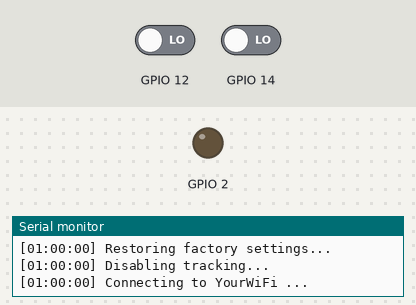
The program below on a simulated ESP8266 (NodeMCU). On the bench: output pins drawn as LEDs (lit = HIGH), the last lines printed to the serial monitor. Inputs (shaded band) come from the test bench; at power-on: GPIO 12 LOW, GPIO 14 LOW. Network time is answered at once with the bench clock; the local clock reads 2024-03-15 10:24:30 at power-on unless the program sets it; storage starts empty; EEPROM starts erased.

Above: at 0.1 s.
At 1.6 s:
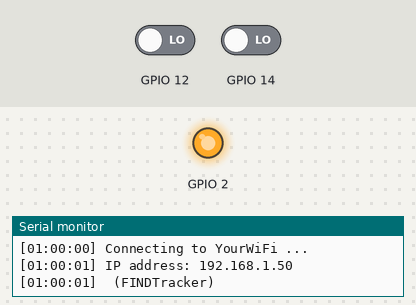
Timing chart, 0 to 3.1 s (numbered marks = the images above):
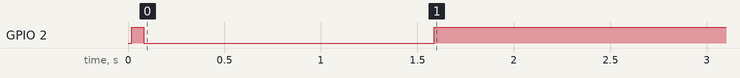

Measured:
- by itself, GPIO 2: HIGH → LOW at 0.08 s, → HIGH 1.5 s later

The program:

main.cpp
```cpp
#include <Arduino.h>
#include <ESP8266WiFi.h>
#include <ArduinoJson.h>
#include <DNSServer.h>
#include <Ticker.h>

#include "helpers.hpp"
#include "defaults.hpp"
#include "radio.hpp"
#include "Config.hpp"
#include "TrackingData.hpp"
#include "ConfigServer.hpp"

#define DNS_PORT 53

Ticker wifiBlinker;

Config* conf = new Config();
Radio rf(conf);
TrackingData data(conf, DEFAULT_BUFFER_SIZE);
ConfigServer cfgSrv(conf, 80);

WebSocketsServer webSocket(81);
IPAddress localIP(10, 10, 10, 1);

void setup () {
    // Set up the EEPROM w/ a maximum size of 4096 bytes
    EEPROM.begin(4096);

    /// Set up the built-in LED and turn it on to let the user know the ESP is working
    pinMode(LED_PIN, OUTPUT);
    digitalWrite(LED_PIN, HIGH);

    /// Open up the serial and TCP monitor
    Terminal::begin(115200);

    // Print some stats
    Terminal::printf("CPU running at %dMHz, Cycle %d, Flash chip running at %d MHz, VCC is at %d\n", ESP.getCpuFreqMHz(), ESP.getCycleCount(), ESP.getFlashChipSpeed()/1000000, ESP.getVcc());

    // If the pin is not pulled to ground read config or write the default one if its not
    if (digitalRead(RESET_CONF_PIN)) {
        conf->read(EEPROM_CONF_ADDR);
    } else {
        Terminal::println("Restoring factory settings...");
        conf->write(EEPROM_CONF_ADDR);
    }

    // If the pin is pulled to ground then disable tracking
    if (!digitalRead(DISABLE_TRACKING_PIN)) {
        Terminal::println("Disabling tracking...");
        conf->readFromString("{'active': false}");
        conf->write(EEPROM_CONF_ADDR);
    }

    // Set the hostname
    WiFi.hostname("FINDTracker");

    // Setup the radios according to the configuration
    rf.setup();

    MDNS.begin("FINDTracker");
    MDNS.addService("http", "tcp", 80);

    // Setup the OTA server
    OTA();

    // Setup the websocket server
    webSocket.begin();
}

void runServerHandlers() {
    ArduinoOTA.handle();
    cfgSrv.handle();
    Terminal::handle();
    webSocket.loop();
}

int lastWatchdog = -999999;
int sleepTimeMS;
int lastScan = -999999;
int lastUpdate = -999999;
bool connected;
bool active;
void loop() {
    if (millis() - lastUpdate > 1500) {
        connected = rf.connected();
        active = conf->get<bool>("active");
        lastUpdate = millis();
    }

    // Check for a WiFi connection and attempt to reestablish it if it died
    if (
        (active && !connected) ||
        (!active && !connected && millis() - lastScan > 30000)
    ) {
        digitalWrite(LED_PIN, LOW);
        if (!rf.connect()) {
            Terminal::print("Connection failed. ");
            if (active) {
                // Enter deep sleep in case the connection failed
                sleepTimeMS = conf->get<int>("wifiReconnectionInterval");
                blink(); blink(); blink();
                Terminal::printf("Entering deep sleep mode for %dms ...\n", sleepTimeMS);
                ESP.deepSleep(sleepTimeMS * 1000, WAKE_NO_RFCAL);
            } else {
                Terminal::println("");
                wifiBlinker.attach(0.5, blinkSync);
            }
        } else {
            wifiBlinker.detach();
            digitalWrite(LED_PIN, HIGH);
        }
        lastScan = millis();
    }

    // TODO: The data.send() step takes way too long
    if (active) {
        /// Update the environment data (scan for networks)
        if (data.update()) {
            // Send the data to the FIND Server
            String response = data.send();

            /// Blink to indicate that we have sent our location
            if (response != "") {
                blink();
                webSocket.broadcastTXT(response);
            }
        }

        // Enter a very basic sleep mode and limit the amount of cycles to preserve power
        // (Turn off the radio and wake it up periodically to answer beacon signals from router)
        // TODO Only do this when nothing else is connected (low power mode setting maybe?)
        //      since it breaks all kind of things like websockets, HTTP etc.
        WiFi.setSleepMode(WIFI_MODEM_SLEEP);
        delay(500);
    } else {
        /// Let some background tasks run
        delay(100);
        yield();
    }

    /// Run all kinds of server handlers
    runServerHandlers();

    // Send a watchdog signal for all websocket clients
    if (millis() - lastWatchdog > 5000) {
        webSocket.broadcastTXT("watchdog");
        lastWatchdog = millis();
    }
}
```
